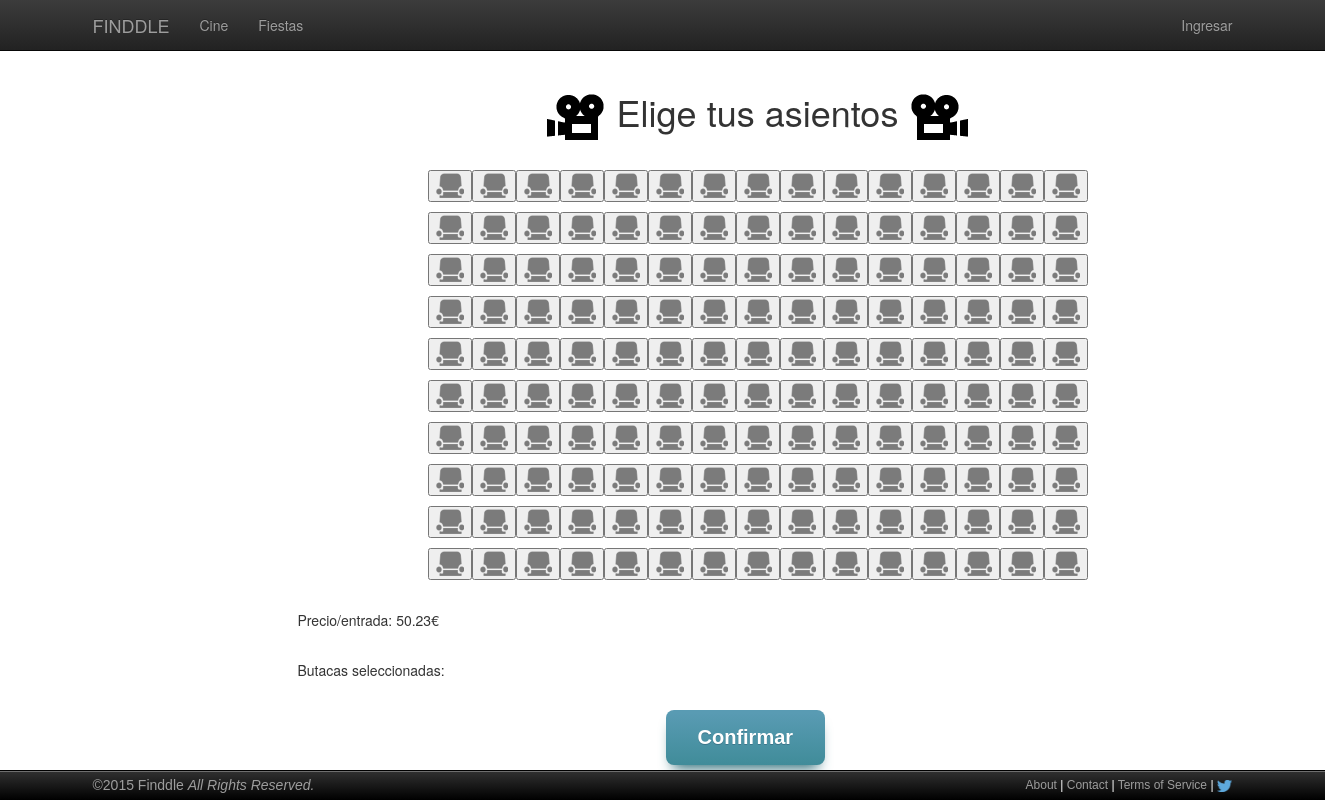
Before: /comprarEntradaCine.php?evento=1 with the older database file.
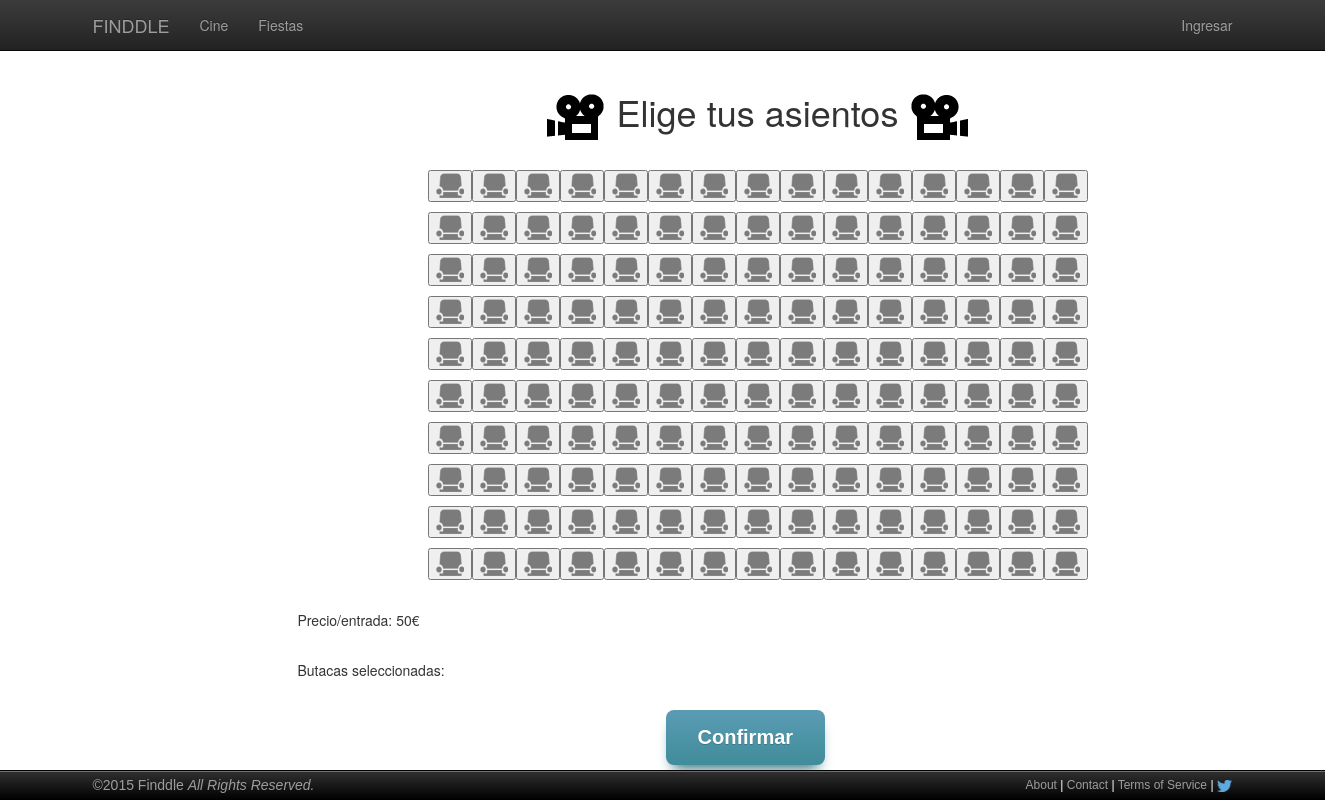
After: the same page with the newer database file.
### tables this page shows
CREATE TABLE IF NOT EXISTS `eventos` (
`ID` int(11) NOT NULL,
  `Nombre` varchar(100) NOT NULL,
  `Descripcion` text NOT NULL,
  `Fecha` datetime NOT NULL,
  `Precio` double NOT NULL,
  `Imagen` varchar(40) NOT NULL,
  `PlazasDisponibles` int(11) NOT NULL,
  `Tipo` tinyint(1) NOT NULL,
  `Promotor` varchar(100) NOT NULL,
  `Activo` tinyint(1) NOT NULL
);

### includes/php/config.php (called while the page is built, shortened)
<?php
$mysqli = new mysqli(BD_HOST, BD_USER, BD_PASS, BD_NAME);
$mysqli->set_charset("utf8");
function sanitizeArgs(&$args) {
	global $mysqli;
	for($i=0; $i < count($args); $i++){
		$args[$i] = mysqli_real_escape_string($mysqli, $args[$i]);
		$args[$i] = htmlspecialchars_decode(trim(strip_tags(stripslashes($args[$i]))));
	}
}
?>

### includes/php/eventosBD.php (called while the page is built, shortened)
<?php
require_once(__DIR__."/config.php");
function getInfoEvento($idEvento){
	global $mysqli;
	$args = array($idEvento);
	$evento = null;
	$pst = $mysqli->prepare("SELECT * FROM eventos WHERE ID = ?;");
	$pst->bind_param("i",$args[0]);
	$pst->execute();
	$result = $pst->get_result();
	while($row = $result->fetch_array(MYSQLI_ASSOC)){
		$evento = $row;
	}
	return $evento;
}
?>

### comprarEntradaCine.php (the view, shortened to what this page needs)
<!DOCTYPE html>
<html>
<head>
  <link rel="stylesheet" type="text/css" href="includes/css/bootstrap.css">
  <link rel="stylesheet" type="text/css" href="includes/css/bootstrap-theme.min.css">
  <link rel="stylesheet" type="text/css" href="includes/css/mycss.css">
  <link rel="stylesheet" type="text/css" href="includes/css/entradasCine.css">
  <link rel="stylesheet" type="text/css" href="includes/css/formularios.css" />
</head>
<body>
<?php
    require_once(__DIR__.'/includes/php/header.php');
    require_once(__DIR__.'/includes/php/comprasBD.php');
    require_once(__DIR__.'/includes/php/eventosBD.php');
?>
  <div class="main">
    <div class="container">
      <div class="sidebar-left container-fixed col-xs-4 col-sm-4  col-md-2">
      </div>
      <div class="container-fixed col-xs-8 col-sm-8 col-md-10">
        <h1><img src="includes/img/cinemal.png"/> Elige tus asientos  <img src="includes/img/cinema.png"/></h1>
         <?php
         	$evento = getInfoEvento($_GET['evento']);
         	$butacas =  getButacasOcupadas($evento['ID']);
            $n = 1;
         		echo '<div id ="cuadroButacas">';
            for($i = 1; $i<=10; $i++){
              echo '<p>';
              for($j = 1; $j<=15; $j++){
                if(isset($butacas[$n])){
                  echo '<button class="butacaOcupada" disabled="NO" id="button_'.$n.'"><img id="img_'.$n.'" src="includes/img/seat-full.png"/></button>';
                }else{
                  echo '<button class="butacaLibre" id="button_'.$n.'" on="0"><img id="img_'.$n.'" src="includes/img/seat-empty.png"/></button>';
                }
                $n++;
              }
              echo '</p>';
           	}
          echo '</div>';
          echo '<p class="spacer"id="precio" value="'.$evento['Precio'].'">Precio/entrada: '.$evento['Precio'].'€</p>';
          echo '<p class="spacer">Butacas seleccionadas: <ul id="listaSelected"></ul></p>';
         ?>
         <a href="#" class="myButton"id="procesaCompra">Confirmar</a>
      </div>
      <div class="sidebar-right container-fixed col-xs-4 col-sm-4 ">
      </div>
    </div>
  </div>
  <?php require(__DIR__.'/includes/php/footer.php');?>
</body>
</html>

Changed rows visible on the page:
changed eventos: Precio "50.23" → "50"
